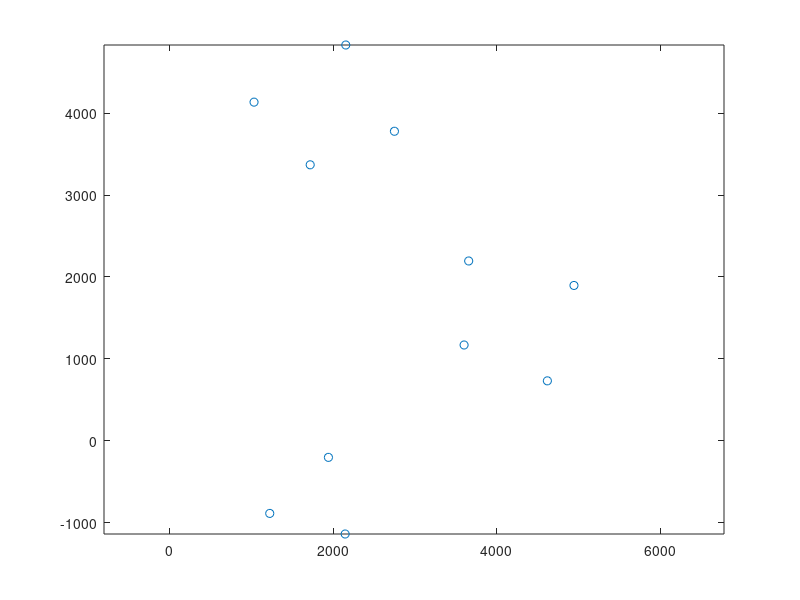

Source code (MATLAB): (Note: this script raises an error after producing the figure.)
a =[        5292          21          -2
        4673           9         -84
        4263          31         129
        3783          18        -159];
b = [        2429         -28          -5
        1951          -6          99
        1512         -36        -163];
xyf =[b(:,1).*cosd(b(:,2)) ,b(:,1).*sind(b(:,2))  ,(b(:,2)+b(:,3))*pi/180;
a(:,1).*cosd(a(:,2)) ,a(:,1).*sind(a(:,2))  ,(a(:,2)+a(:,3))*pi/180;
a(:,1).*cosd(a(:,2)+45) ,a(:,1).*sind(a(:,2)+45)  ,(a(:,2)+45+a(:,3))*pi/180]';
%%
plot(xyf(1,:),xyf(2,:),'o')
axis equal
%%
Ux = reshape( typecast( single( xyf(1,:) ), 'uint8') , 4 ,[]);
Uy = reshape( typecast( single( xyf(2,:) ), 'uint8') , 4 ,[]);
Uf = reshape( typecast( single( xyf(3,:) ), 'uint8') , 4 ,[]);
%%
m = memmapfile('war3mapUnits.doo','Offset',4*4,'Writable', true,...
    'Format',{'uint8',[111 75],'units'},'Repeat',1);
A = m.Data.units;
% A(1:4,65:75)= repmat(  uint8(('ntrd')'),1,16  );
A(9:16,65:75)=[Ux;Uy];
A(21:24,65:75)=Uf;
m.Data.units=A;
